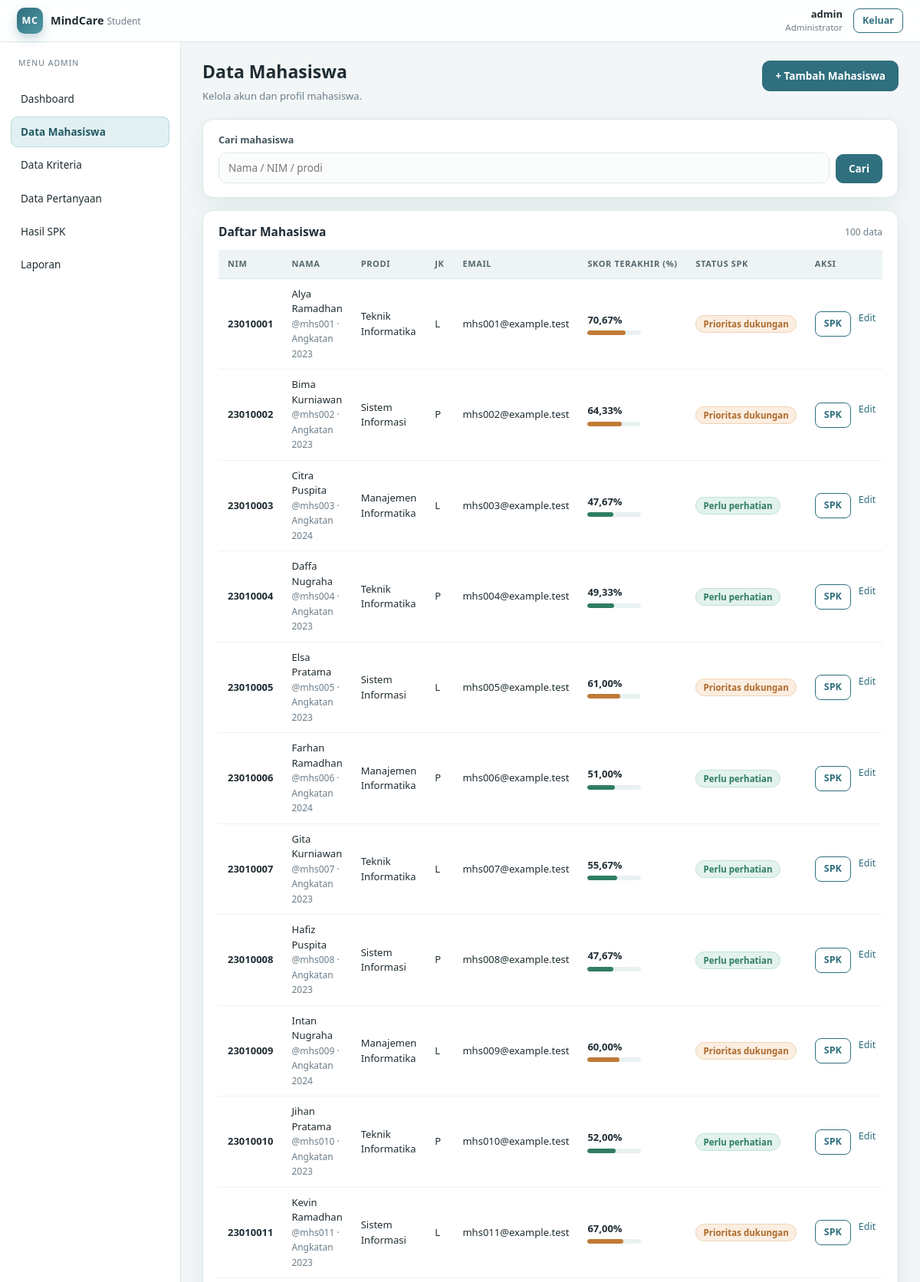
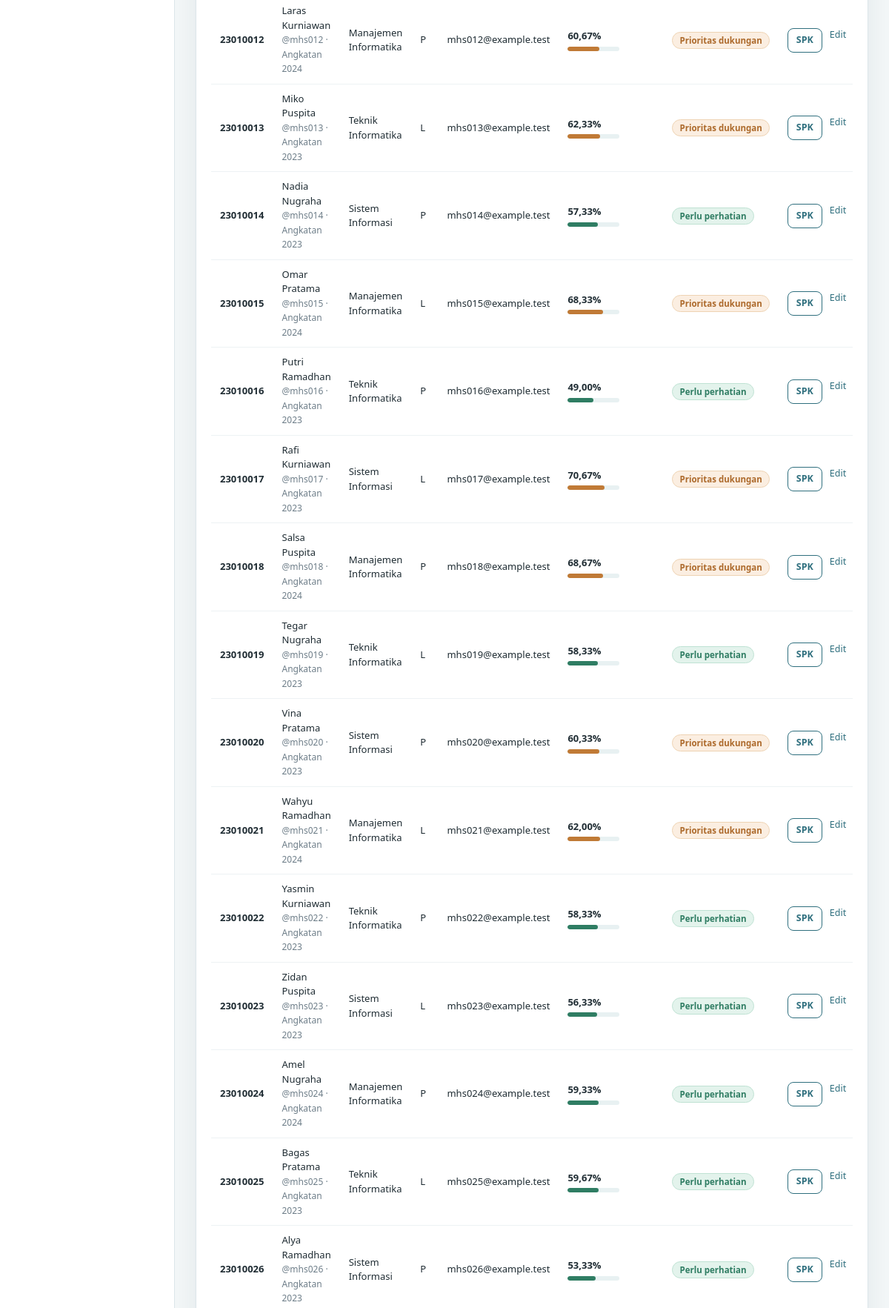
Page /admin/mahasiswa.php (signed in, upper part) on the committed database (2 pictures, top to bottom).
### tables this page shows
CREATE TABLE mahasiswa (
    id INT AUTO_INCREMENT PRIMARY KEY,
    user_id INT NOT NULL UNIQUE,
    nim VARCHAR(20) NOT NULL UNIQUE,
    nama VARCHAR(100) NOT NULL,
    prodi VARCHAR(100) NOT NULL,
    angkatan YEAR NOT NULL,
    jenis_kelamin ENUM('L','P') NOT NULL,
    email VARCHAR(120) NOT NULL UNIQUE,
    FOREIGN KEY (user_id) REFERENCES users(id)
        ON UPDATE CASCADE ON DELETE CASCADE
);

CREATE TABLE users (
    id INT AUTO_INCREMENT PRIMARY KEY,
    username VARCHAR(50) NOT NULL UNIQUE,
    password VARCHAR(255) NOT NULL,
    role ENUM('admin','mahasiswa') NOT NULL DEFAULT 'mahasiswa',
    created_at TIMESTAMP DEFAULT CURRENT_TIMESTAMP
);

CREATE TABLE hasil_spk (
    id INT AUTO_INCREMENT PRIMARY KEY,
    pengisian_id INT NOT NULL UNIQUE,
    nilai_akhir DECIMAL(10,6) NOT NULL,
    kategori VARCHAR(40) NOT NULL,
    tanggal_hitung DATETIME NOT NULL DEFAULT CURRENT_TIMESTAMP,
    FOREIGN KEY (pengisian_id) REFERENCES pengisian(id)
        ON UPDATE CASCADE ON DELETE CASCADE
);

### includes/functions.php (called while the page is built, shortened)
<?php
function base_url(string $path = ''): string
{
    static $root = null;
    if ($root === null) {
        $script = str_replace('\\', '/', $_SERVER['SCRIPT_NAME'] ?? '/index.php');
        $script = preg_replace('#/(admin|mahasiswa)/[^/]+$#', '', $script) ?? $script;
        $script = preg_replace('#/index\.php$#', '', $script) ?? $script;
        $root = rtrim($script, '/');
    }
    return $root . '/' . ltrim($path, '/');
}
function e($value): string
{
    return htmlspecialchars((string) $value, ENT_QUOTES, 'UTF-8');
}
function pct($value, int $decimals = 2): string
{
    return number_format(((float) $value) * 100, $decimals, ',', '.') . '%';
}
function badge_class(string $kategori): string
{
    return $kategori === 'Prioritas dukungan' ? 'badge warn' : 'badge ok';
}

### admin/mahasiswa.php (the view, shortened to what this page needs)
<?php
require_once __DIR__ . '/../app/saw.php';
$pdo = db();
$q = trim((string) ($_GET['q'] ?? ''));
$baseSql = 'SELECT m.*, u.username, h.id AS hasil_id, h.nilai_akhir, h.kategori, p.tanggal AS tanggal_pengisian
            FROM mahasiswa m
            JOIN users u ON u.id = m.user_id
            LEFT JOIN (
                SELECT mahasiswa_id, MAX(id) AS max_pengisian_id
                FROM pengisian
                GROUP BY mahasiswa_id
            ) lp ON lp.mahasiswa_id = m.id
            LEFT JOIN pengisian p ON p.id = lp.max_pengisian_id
            LEFT JOIN hasil_spk h ON h.pengisian_id = p.id ';
if ($q !== '') {
    $stmt = $pdo->prepare(
        $baseSql . 'WHERE m.nama LIKE ? OR m.nim LIKE ? OR m.prodi LIKE ? ORDER BY m.id'
    );
    $like = '%' . $q . '%';
    $stmt->execute([$like, $like, $like]);
} else {
    $stmt = $pdo->query($baseSql . 'ORDER BY m.id');
}
$daftar = $stmt->fetchAll();
require __DIR__ . '/../includes/header.php';
?>
<div class="page-head">
    <div>
        <h1>Data Mahasiswa</h1>
        <p>Kelola akun dan profil mahasiswa.</p>
    </div>
    <a class="btn" href="<?= e(base_url('admin/mahasiswa.php')) ?>">+ Tambah Mahasiswa</a>
</div>
<div class="card mb-2">
    <form method="get" action="<?= e(base_url('admin/mahasiswa.php')) ?>" class="flex gap-1" style="align-items:flex-end;">
        <div class="field" style="margin:0; flex:1;">
            <label for="q">Cari mahasiswa</label>
            <input id="q" name="q" type="search" value="<?= e($q) ?>" placeholder="Nama / NIM / prodi">
        </div>
        <button class="btn" type="submit">Cari</button>
    </form>
</div>
<div class="card mb-2">
    <div class="card-head">
        <h3>Daftar Mahasiswa</h3>
        <span class="small muted"><?= e((string) count($daftar)) ?> data</span>
    </div>
    <div class="table-wrap">
        <table class="table">
            <thead>
                <tr>
                    <th>NIM</th>
                    <th>Nama</th>
                    <th>Prodi</th>
                    <th>JK</th>
                    <th>Email</th>
                    <th>Skor Terakhir (%)</th>
                    <th>Status SPK</th>
                    <th>Aksi</th>
                </tr>
            </thead>
            <tbody>
                <?php foreach ($daftar as $row): ?>
                    <?php
                    $hasSkor = $row['nilai_akhir'] !== null;
                    $skorVal = $hasSkor ? (float) $row['nilai_akhir'] : 0.0;
                    $skorPct = $skorVal * 100;
                    ?>
                    <tr>
                        <td><b><?= e($row['nim']) ?></b></td>
                        <td>
                            <?= e($row['nama']) ?><br>
                            <span class="small muted">@<?= e($row['username']) ?> · Angkatan <?= e($row['angkatan']) ?></span>
                        </td>
                        <td><?= e($row['prodi']) ?></td>
                        <td><?= e($row['jenis_kelamin']) ?></td>
                        <td><?= e($row['email']) ?></td>
                        <td>
                            <?php if ($hasSkor): ?>
                                <b class="mono"><?= e(pct($skorVal)) ?></b>
                                <div class="mini-bar" style="width:70px;">
                                    <span style="width: <?= min(100, max(0, $skorPct)) ?>%; background: <?= $skorPct >= 60 ? '#c07a36' : '#2f7d63' ?>;"></span>
                                </div>
                            <?php else: ?>
                                <span class="muted small">—</span>
                            <?php endif; ?>
                        </td>
                        <td>
                            <?php if ($hasSkor): ?>
                                <span class="badge <?= e(badge_class($row['kategori'])) ?>"><?= e($row['kategori']) ?></span>
                            <?php else: ?>
                                <span class="badge">Belum mengisi</span>
                            <?php endif; ?>
                        </td>
                        <td>
                            <div class="table-actions">
                                <?php if (!empty($row['hasil_id'])): ?>
                                    <a class="btn btn-ghost btn-sm" href="<?= e(base_url('admin/detail.php?id=' . (int) $row['hasil_id'])) ?>" title="Lihat hasil SPK">SPK</a>
                                <?php endif; ?>
                                <a href="<?= e(base_url('admin/mahasiswa.php?edit=' . (int) $row['id'])) ?>">Edit</a>
                            </div>
                        </td>
                    </tr>
                <?php endforeach; ?>
            </tbody>
        </table>
    </div>
</div>
<?php require __DIR__ . '/../includes/footer.php'; ?>

### assets/css/app.css (style rules this page uses)
:root { --bg: #f2f6f7; --panel: #ffffff; --ink: #1f2c33; --muted: #6d7d88; --line: #dce6ea; --soft: #e8f1f2; --brand: #2f6f7e; --brand-dark: #245864; --brand-soft: #e2f0f2; --ok: #2f7d63; --ok-soft: #e3f3ec; --warn: #ad6a2c; --warn-soft: #fbeee1; --danger: #b23b3b; --danger-soft: #fbe8e8; --shadow: 0 10px 30px rgba(24, 58, 66, .07); --radius: 14px; }
* { box-sizing: border-box; }
html, body { margin: 0; padding: 0; }
body { font-family: "Segoe UI", system-ui, -apple-system, Tahoma, sans-serif; background: var(--bg); color: var(--ink); font-size: 14.5px; line-height: 1.5; -webkit-font-smoothing: antialiased; }
a { color: var(--brand); text-decoration: none; }
h1, h2, h3, h4 { margin: 0 0 8px; line-height: 1.25; }
h1 { font-size: 23px; }
h3 { font-size: 15.5px; }
p { margin: 0 0 10px; }
.page-head { display: flex; align-items: flex-start; justify-content: space-between; gap: 18px; flex-wrap: wrap; margin-bottom: 20px; }
.page-head p { color: var(--muted); margin: 0; font-size: 13px; }
.card { background: var(--panel); border: 1px solid var(--line); border-radius: var(--radius); padding: 18px 20px; box-shadow: var(--shadow); }
.card + .card { margin-top: 16px; }
.card-head { display: flex; align-items: center; justify-content: space-between; gap: 12px; margin-bottom: 14px; }
.card-head h3 { margin: 0; }
.btn { display: inline-flex; align-items: center; justify-content: center; gap: 7px; padding: 9px 16px; border-radius: 10px; border: 1px solid var(--brand); background: var(--brand); color: #fff; font-size: 13.5px; font-weight: 600; cursor: pointer; font-family: inherit; transition: background .15s ease, transform .05s ease; }
.btn-ghost { background: transparent; color: var(--brand); }
.btn-sm { padding: 6px 11px; font-size: 12.5px; border-radius: 8px; }
.field { display: flex; flex-direction: column; gap: 6px; margin-bottom: 14px; }
.field label { font-size: 12.5px; font-weight: 600; color: #45565f; }
input[type="text"], input[type="password"], input[type="email"], input[type="number"], input[type="search"], input[type="date"], select, textarea, .input { width: 100%; padding: 10px 12px; border: 1px solid var(--line); border-radius: 10px; background: #fbfdfd; font-family: inherit; font-size: 13.5px; color: var(--ink); transition: border-color .15s ease, box-shadow .15s ease; }
.table-wrap { width: 100%; overflow-x: auto; }
table.table { width: 100%; border-collapse: collapse; font-size: 13px; }
table.table th { text-align: left; padding: 10px 12px; background: #eef4f5; color: #56666f; font-size: 11px; text-transform: uppercase; letter-spacing: .6px; border-bottom: 1px solid var(--line); white-space: nowrap; }
table.table td { padding: 10px 12px; border-bottom: 1px solid #edf2f4; vertical-align: middle; }
.table-actions { display: flex; gap: 10px; white-space: nowrap; }
.table-actions a { font-size: 12.5px; }
.mono { font-variant-numeric: tabular-nums; }
.muted { color: var(--muted); }
.small { font-size: 12px; }
.badge { display: inline-flex; align-items: center; padding: 2px 9px; border-radius: 999px; font-size: 11.5px; font-weight: 600; background: var(--soft); border: 1px solid var(--line); color: #4b5d66; white-space: nowrap; }
.badge.ok { background: var(--ok-soft); border-color: #bfe2d3; color: var(--ok); }
.badge.warn { background: var(--warn-soft); border-color: #eed3b3; color: var(--warn); }
.mini-bar { width: 100%; height: 6px; background: var(--soft); border-radius: 999px; overflow: hidden; margin-top: 4px; }
.mini-bar > span { display: block; height: 100%; background: var(--brand); border-radius: 999px; }
.mb-2 { margin-bottom: 16px; }
.flex { display: flex; }
.gap-1 { gap: 8px; }

### rows in the picture
mahasiswa: nim "23010001", nama "Alya Ramadhan", user.username "mhs001", angkatan "2023", prodi "Teknik Informatika", jenis_kelamin "L", email "mhs001@example.test", hasil_spk.nilai_akhir "70,67%", hasil_spk.kategori "Prioritas dukungan"
mahasiswa: nim "23010002", nama "Bima Kurniawan", user.username "mhs002", angkatan "2023", prodi "Sistem Informasi", jenis_kelamin "P", email "mhs002@example.test", hasil_spk.nilai_akhir "64,33%", hasil_spk.kategori "Prioritas dukungan"
mahasiswa: nim "23010003", nama "Citra Puspita", user.username "mhs003", angkatan "2024", prodi "Manajemen Informatika", jenis_kelamin "L", email "mhs003@example.test", hasil_spk.nilai_akhir "47,67%", hasil_spk.kategori "Perlu perhatian"
mahasiswa: nim "23010004", nama "Daffa Nugraha", user.username "mhs004", angkatan "2023", prodi "Teknik Informatika", jenis_kelamin "P", email "mhs004@example.test", hasil_spk.nilai_akhir "49,33%", hasil_spk.kategori "Perlu perhatian"
mahasiswa: nim "23010005", nama "Elsa Pratama", user.username "mhs005", angkatan "2023", prodi "Sistem Informasi", jenis_kelamin "L", email "mhs005@example.test", hasil_spk.nilai_akhir "61,00%", hasil_spk.kategori "Prioritas dukungan"
mahasiswa: nim "23010006", nama "Farhan Ramadhan", user.username "mhs006", angkatan "2024", prodi "Manajemen Informatika", jenis_kelamin "P", email "mhs006@example.test", hasil_spk.nilai_akhir "51,00%", hasil_spk.kategori "Perlu perhatian"
mahasiswa: nim "23010007", nama "Gita Kurniawan", user.username "mhs007", angkatan "2023", prodi "Teknik Informatika", jenis_kelamin "L", email "mhs007@example.test", hasil_spk.nilai_akhir "55,67%", hasil_spk.kategori "Perlu perhatian"
mahasiswa: nim "23010008", nama "Hafiz Puspita", user.username "mhs008", angkatan "2023", prodi "Sistem Informasi", jenis_kelamin "P", email "mhs008@example.test", hasil_spk.nilai_akhir "47,67%", hasil_spk.kategori "Perlu perhatian"
mahasiswa: nim "23010009", nama "Intan Nugraha", user.username "mhs009", angkatan "2024", prodi "Manajemen Informatika", jenis_kelamin "L", email "mhs009@example.test", hasil_spk.nilai_akhir "60,00%", hasil_spk.kategori "Prioritas dukungan"
mahasiswa: nim "23010010", nama "Jihan Pratama", user.username "mhs010", angkatan "2023", prodi "Teknik Informatika", jenis_kelamin "P", email "mhs010@example.test", hasil_spk.nilai_akhir "52,00%", hasil_spk.kategori "Perlu perhatian"
mahasiswa: nim "23010011", nama "Kevin Ramadhan", user.username "mhs011", angkatan "2023", prodi "Sistem Informasi", jenis_kelamin "L", email "mhs011@example.test", hasil_spk.nilai_akhir "67,00%", hasil_spk.kategori "Prioritas dukungan"
mahasiswa: nim "23010012", nama "Laras Kurniawan", user.username "mhs012", angkatan "2024", prodi "Manajemen Informatika", jenis_kelamin "P", email "mhs012@example.test", hasil_spk.nilai_akhir "60,67%", hasil_spk.kategori "Prioritas dukungan"
mahasiswa: nim "23010013", nama "Miko Puspita", user.username "mhs013", angkatan "2023", prodi "Teknik Informatika", jenis_kelamin "L", email "mhs013@example.test", hasil_spk.nilai_akhir "62,33%", hasil_spk.kategori "Prioritas dukungan"
mahasiswa: nim "23010014", nama "Nadia Nugraha", user.username "mhs014", angkatan "2023", prodi "Sistem Informasi", jenis_kelamin "P", email "mhs014@example.test", hasil_spk.nilai_akhir "57,33%", hasil_spk.kategori "Perlu perhatian"
mahasiswa: nim "23010015", nama "Omar Pratama", user.username "mhs015", angkatan "2024", prodi "Manajemen Informatika", jenis_kelamin "L", email "mhs015@example.test", hasil_spk.nilai_akhir "68,33%", hasil_spk.kategori "Prioritas dukungan"
mahasiswa: nim "23010016", nama "Putri Ramadhan", user.username "mhs016", angkatan "2023", prodi "Teknik Informatika", jenis_kelamin "P", email "mhs016@example.test", hasil_spk.nilai_akhir "49,00%", hasil_spk.kategori "Perlu perhatian"
mahasiswa: nim "23010017", nama "Rafi Kurniawan", user.username "mhs017", angkatan "2023", prodi "Sistem Informasi", jenis_kelamin "L", email "mhs017@example.test", hasil_spk.nilai_akhir "70,67%", hasil_spk.kategori "Prioritas dukungan"
mahasiswa: nim "23010018", nama "Salsa Puspita", user.username "mhs018", angkatan "2024", prodi "Manajemen Informatika", jenis_kelamin "P", email "mhs018@example.test", hasil_spk.nilai_akhir "68,67%", hasil_spk.kategori "Prioritas dukungan"
mahasiswa: nim "23010019", nama "Tegar Nugraha", user.username "mhs019", angkatan "2023", prodi "Teknik Informatika", jenis_kelamin "L", email "mhs019@example.test", hasil_spk.nilai_akhir "58,33%", hasil_spk.kategori "Perlu perhatian"
mahasiswa: nim "23010020", nama "Vina Pratama", user.username "mhs020", angkatan "2023", prodi "Sistem Informasi", jenis_kelamin "P", email "mhs020@example.test", hasil_spk.nilai_akhir "60,33%", hasil_spk.kategori "Prioritas dukungan"
mahasiswa: nim "23010021", nama "Wahyu Ramadhan", user.username "mhs021", angkatan "2024", prodi "Manajemen Informatika", jenis_kelamin "L", email "mhs021@example.test", hasil_spk.nilai_akhir "62,00%", hasil_spk.kategori "Prioritas dukungan"
mahasiswa: nim "23010022", nama "Yasmin Kurniawan", user.username "mhs022", angkatan "2023", prodi "Teknik Informatika", jenis_kelamin "P", email "mhs022@example.test", hasil_spk.nilai_akhir "58,33%", hasil_spk.kategori "Perlu perhatian"
mahasiswa: nim "23010023", nama "Zidan Puspita", user.username "mhs023", angkatan "2023", prodi "Sistem Informasi", jenis_kelamin "L", email "mhs023@example.test", hasil_spk.nilai_akhir "56,33%", hasil_spk.kategori "Perlu perhatian"
mahasiswa: nim "23010024", nama "Amel Nugraha", user.username "mhs024", angkatan "2024", prodi "Manajemen Informatika", jenis_kelamin "P", email "mhs024@example.test", hasil_spk.nilai_akhir "59,33%", hasil_spk.kategori "Perlu perhatian"
mahasiswa: nim "23010025", nama "Bagas Pratama", user.username "mhs025", angkatan "2023", prodi "Teknik Informatika", jenis_kelamin "L", email "mhs025@example.test", hasil_spk.nilai_akhir "59,67%", hasil_spk.kategori "Perlu perhatian"
mahasiswa: nim "23010026", nama "Alya Ramadhan", user.username "mhs026", angkatan "2023", prodi "Sistem Informasi", jenis_kelamin "P", email "mhs026@example.test", hasil_spk.nilai_akhir "53,33%", hasil_spk.kategori "Perlu perhatian"

### other values in the picture
$mhs['nama'] "admin"
$role === 'admin' ? 'Administrator' : ($mhs['nim'] ?? 'Mahasiswa') "Administrator"
$item['label'] "Dashboard"
$item['label'] "Data Mahasiswa"
$item['label'] "Data Kriteria"
$item['label'] "Data Pertanyaan"
$item['label'] "Hasil SPK"
$item['label'] "Laporan"
count($daftar) "100"
